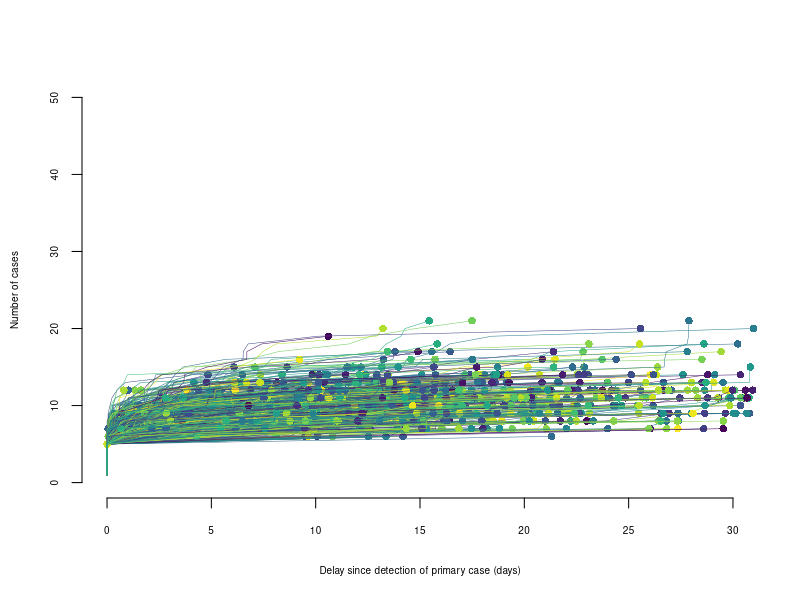

Generate this figure with R:
#################################################################
## Branching process model for generating final epidemic size of 
## symptomatic cholera cases in a small outbreak (ring) 
## Ruwan Ratnayake, September 2020
## Code for branching process adapted from Althaus, 2015 
## <doi.org/10.1016/S1473-3099(15)70135-0>
#################################################################


##############################
# 0 - Load libraries
##############################

library(truncnorm)
library(fitdistrplus)
library(viridis)


##############################
# 1 - Parameters
##############################

# Incubation period and serial interval (gamma distribution) (Kahn, 2019, Azman, 2015) 
r.0          <- 2.5 #Azman, 2015 (early reproduction number before intervention)
#inc.per     <- 1.4 #Azman, 2012 (median incubation period)
ser.int      <- 5   #Kahn, 2019; Azman, 2015
ser.int.rate <- 0.1 #Kahn, 2019; Azman, 2015
ser.int.shape<- 0.5 #Kahn, 2019; Azman, 2015
#ser.int.distr<- rgamma(n=100, shape=ser.int.shape, rate=ser.int.rate, scale=1/ser.int.rate, lower.tail)
k            <- 4.5 #Moore, 2014 (dispersion parameter for low potential of superspreading)

# Baseline scenario
cap.max.days <- 30 #Days under observation
cap.cases    <- 1000 #Maximum number of cases within a ring

# Estimates of reduction of R0
antibiotic.eff <- 0.66 #ACP, Reveiz 2011 (meta-analysis)
vacc.2m.eff    <- 0.87 #OCV, 2 month, Azman, 2015 (case-cohort)
water.tx.eff   <- 0.26 #POUWT, Fewtrell, 2005 (meta-analysis)
water.store.eff<- 0.21 #Safe storage, Roberts 2001 (RCT)
pop.cover      <- 0.8  #Coverage at the population level   

# Overall effectiveness of CATI
# Impact (effected on 1st day; initial). Assume no impact from vaccination.
# Estimated reduction of R0 by CATI without vaccination is 0.8
cati.efficacy      <- 1-((1-antibiotic.eff)*(1-water.tx.eff)*(1-water.store.eff))
# Estimated impact within first week is to knock down R0 to 0.998
cati.effectiveness <- pop.cover*cati.efficacy
re.cati.0.6.d      <- r.0*(1-(cati.effectiveness))

# Impact (effected on 7th day; initial). Include impact from vaccination.
# Estimated reduction of R0 by CATI without vaccination results in Re=0.97
cati.vacc.efficacy      <-  1-((1-vacc.2m.eff)*(1-antibiotic.eff)*(1-water.tx.eff)*(1-water.store.eff))
# Estimated reduction of R0 by CATI with vaccination results in Re=0.67
cati.vacc.effectiveness <- pop.cover*cati.vacc.efficacy
re.cati.7.d             <- r.0*(1-(cati.vacc.effectiveness))
  

######################################
# 2 - Run the branching process model
######################################

set.seed(123)
runs          <- 1000
delay.distr   <- rtruncnorm(n=1000, a=1, b=6, mean=3, sd=2) 
# distribution of delays that can be randomly selected for each run
seed          <- 5

# Simulate outbreak trajectory over a 30-day period (maximum 1000 cases per ring)
plot(NA,xlim=c(0,30),ylim=c(0,50),xlab="Delay since detection of primary case (days)",
     ylab="Number of cases", cex.lab=0.6, cex.axis=0.6, frame=FALSE)
cols <- sample(viridis(runs))

# Simulate epidemic growth given varying R values as a result of R0 (day 1),
# implementation on day 1, CATI without vaccination protection (days 2-6), 
# CATI with vaccination protection (days 7-30)

total.cases <- integer(runs) # set frame with 1000 runs 
#total.cases <- data.frame(integer(runs), delay.distr)

for(i in 1:runs) {
  cases <- seed
  t <- rep(0,seed)
  times <- t
  
# *** do I include delay.distr? I would like to iterate each run over the 
# corresponding value from the delay.distr to force a delay on CATI implementation*** 

while(cases > 0) 

   if (length(times)<2) # Use different Re values as CATI is implemented. Here it's R0.
    {secondary <- rnbinom(cases,size=k,mu=r.0)
    t.new <- numeric() + delay.distr
    for(j in 1:length(secondary)) {
      t.new <- c(t.new,t[j] + rgamma(secondary[j],shape=ser.int.shape[1],
                                     scale=(1/ser.int.rate)))
    }
    cases <- length(t.new) & cases<cap.cases
    t <- t.new
    times <- c(times[times<31],t.new)
  } 
  else if (length(times)>1 & length(times)<7) { #Here it's Re with CATI (no OCV protection)
    secondary <- rnbinom(cases,size=k,mu=re.cati.0.6.d)
    t.new <- numeric()
    for(j in 1:length(secondary)) {
      t.new <- c(t.new,t[j] + rgamma(secondary[j],shape=ser.int.shape[1],
                                     scale=(1/ser.int.rate)))
    }
    cases <- length(t.new) & cases<cap.cases
    t <- t.new
    times <- c(times[times<31],t.new)
  } 
  else if (length(times)>6 & length(times)<31){ # Here it's Re with CATI (and OCV protection)
    secondary <- rnbinom(cases,size=k,mu=re.cati.7.d)
    t.new <- numeric()
    for(j in 1:length(secondary)) {
      t.new <- c(t.new,t[j] + rgamma(secondary[j],shape=ser.int.shape[1],
                                     scale=(1/ser.int.rate)))
    }
    cases <- length(t.new) & cases<cap.cases
    t <- t.new
    times <- c(times[times<31],t.new)
  } 
  lines(sort(times),1:length(times),col=cols[i],lwd=0.5)
  points(max(times),length(times),col=cols[i],pch=16)
  total.cases[i] <-length(times)
}


##############################
# 3 - Generate results
##############################

# Generate final epidemic size and parameters
print(total_cases.median <- median(total.cases))
print(total_cases.sd <- sd(total.cases))
print(total_cases.range <- range(total.cases))

# Transform into log scale to estimate proportion of observations under 
# 5, 10, and 20 cases, using a log normal distribution
lsm=log(total_cases.median)-(1/2)*log((total_cases.sd/total_cases.median)^2+1)
lssd=sqrt(log((total_cases.sd/total_cases.median)^2+1))
plnorm(5, lsm, lssd)
plnorm(10, lsm, lssd)
plnorm(20, lsm, lssd)

# Create dataframe with final epidemic size and incidence across 200 runs
# ***I want to have another column for the delay used***
# Incidence = (epidemic size/500 population) * 1000
cases.df <- data.frame("run.num"=1:200, "symp.chol.cases.30d" = total.cases,
                       "chol.inc.1000.30d" = (total.cases/500)*1000)
View(cases.df)
write.csv(cases.df,"C:\\Users\\Ruwan\\Desktop\\Sample-size-simulation\\Incidence.csv", row.names = FALSE)
